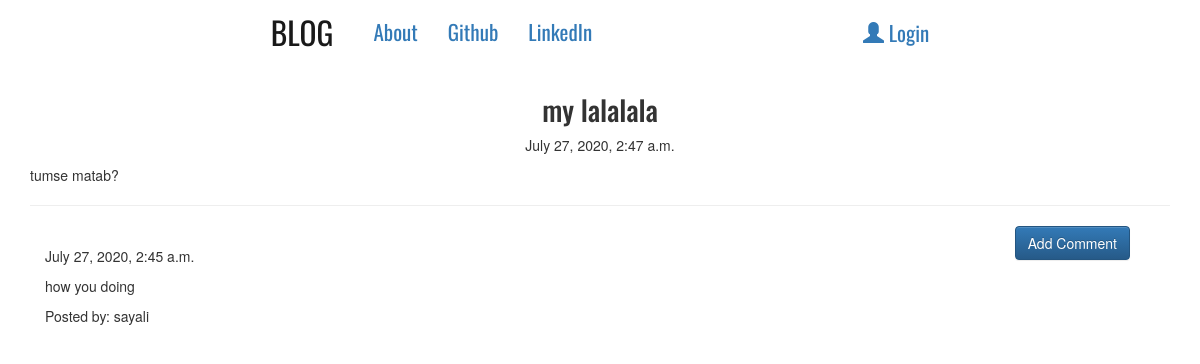
/post/6, run on the app's committed database.
### blogapp/models.py (models this page shows, shortened)
class Post(models.Model):
    author = models.ForeignKey('auth.User', on_delete=models.CASCADE)
    title = models.CharField(max_length=70)
    text = models.TextField()
    create_date = models.DateTimeField(default=timezone.now) # current date and time is set as create_date
    published_date = models.DateTimeField(blank=True, null=True)

class Comments(models.Model):
    post = models.ForeignKey('blogapp.Post', related_name='comments', on_delete=models.CASCADE)
    author = models.CharField(max_length=30)
    text = models.TextField()
    create_date = models.DateTimeField(default=timezone.now())
    approved_comment = models.BooleanField(default=False)

### blogapp/views.py (the view)
# urls.py: url(r'^post/(?P<pk>\d+)$', views.PostDetailView.as_view(), name='post_detail'),
class PostDetailView(DetailView):
    model = Post

### blogapp/templates/blogapp/post_detail.html (shortened to what this page needs)
{% extends 'blogapp/base.html' %}
{% block body_block %}
<h2 class="post-title loader">{{ post.title }}</h2>
{% if post.published_date %}
<div class="date post-date">{{ post.published_date }}</div>
{% else %}
<a href="{% url 'publish_post' pk=post.pk %}" class="btn btn-primary" style="position: relative;">Publish Post</a>
{% endif %}
<p class="post-content">{{ post.text|safe|linebreaksbr }}</p>
<hr>
<a href="{% url 'add_comment_to_post' pk=post.pk %}" class="btn btn-primary comment-btn">Add Comment</a>
<div class="container">
    {% for comment in post.comments.all %}
    <br>
    {% if user.is_authenticated or comment.approved_comment %}
        {{ comment.create_date }}
            <p>{{ comment.text|safe|linebreaksbr }}</p>
            <p>Posted by: {{ comment.author }}</p>
        {% endif %}
        {% empty %}
        <p>-- No comments --</p>
    {% endfor %}
</div>
{% endblock %}

### blogapp/static/css/blog.css (style rules this page uses)
.loader { position: relative; filter: hue-rotate(0deg); color: linear-gradient(45deg, #0f8, #08f); animation: hue 10000ms infinite linear; }
.post-date { text-align: center; }
.post-title { font-family: 'Oswald', sans-serif; font-size: 2em; text-align: center; }
.post-content { font-family: 'Raleway', sans-serif; font-size: 2em; }
.comment-btn { position: absolute; right: 70px; }

### data on the page
Post: title "my lalalala", published_date "July 27, 2020, 2:47 a.m.", text "tumse matab?"
Comments: create_date "July 27, 2020, 2:45 a.m.", text "how you doing", author "sayali"
